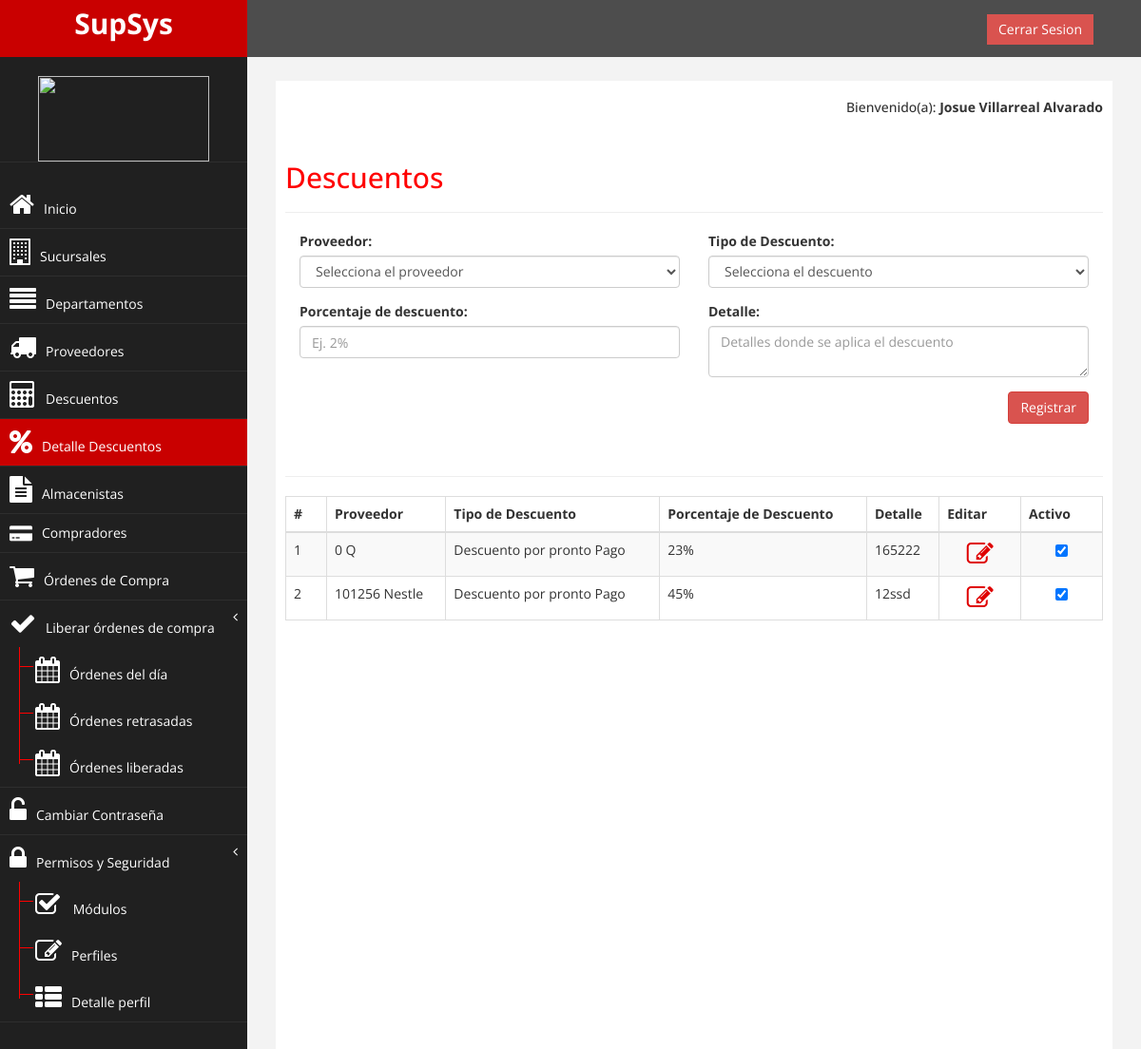
Page /detalle_descuentos/index.php (signed in) on the committed database.
### tables this page shows
CREATE TABLE `detalle_descuento` (
  `id` int(11) NOT NULL AUTO_INCREMENT,
  `id_proveedor` int(11) DEFAULT NULL,
  `id_descuento` int(11) DEFAULT NULL,
  `descuento` text,
  `detalle` text,
  `fecha` date DEFAULT NULL,
  `hora` time DEFAULT NULL,
  `activo` int(11) DEFAULT NULL,
  `usuario` int(11) DEFAULT NULL,
  PRIMARY KEY (`id`)
);

CREATE TABLE `descuentos` (
  `id` int(11) NOT NULL AUTO_INCREMENT,
  `descuentos` text,
  `detalle` text,
  `fecha` date DEFAULT NULL,
  `hora` time DEFAULT NULL,
  `activo` int(11) DEFAULT NULL,
  `usuario` int(11) DEFAULT NULL,
  PRIMARY KEY (`id`)
);

### detalle_descuentos/index.php (the view, shortened to what this page needs)
<?php
include("../global_seguridad/verificar_sesion.php");
$nombre=$_SESSION["s_IdPersona"];
?>
<!DOCTYPE html>
<html xmlns="http://www.w3.org/1999/xhtml">
<head>
	<link rel="stylesheet" type="text/css" href="../assets/css/dataTables.bootstrap.min.css">
	<link rel="stylesheet" href="../assets/css/bootstrap.css"  />
	<link rel="stylesheet" href="../assets/css/font-awesome.css"  />
	<link rel="stylesheet" href="../assets/css/custom.css"  />
	<link rel="stylesheet" href="../assets/css/responsiveslides.css">
	<link rel="stylesheet" href="../assets/css/demo.css">
	<link rel="stylesheet" href="../assets/css/dataTables.bootstrap.min.css">
	<link rel="stylesheet" href="../assets/plugins/select2/select2.css" />
	<link rel="stylesheet" href="https://maxcdn.bootstrapcdn.com/font-awesome/4.6.1/css/font-awesome.min.css" />
		<link rel="stylesheet" href="../assets/css/personal.css">
</head>
<body>
	<div id="wrapper">
		<nav class="navbar navbar-default navbar-cls-top " role="navigation" style="margin-bottom: 0">
			<div class="navbar-header">
                <a class="navbar-brand" href="index.php">SupSys</a>
            </div>
            <div style="color: white; padding: 15px 50px 5px 50px; float: right; font-size: 16px;">  &nbsp; <a href="../login/cerrarsesion.php" class="btn btn-danger square-btn-adjust">Cerrar Sesion</a></div>
		</nav>
		<nav class="navbar-default navbar-side" role="navigation">
		<?php include ("menu.php"); ?>
		</nav>
		<div id="page-wrapper" >
			<div id="page-inner">
				<div class="row">
					<div class="col-md-12">
						<h5 align="right">Bienvenido(a): <b><?php echo "$nombre" ;?></b></h5><br>
						<h2>Descuentos</h2>
						<hr>
						<form  method="POST" id="formulario" action="insertar_detalle_perfil.php ?>">
							<div class="form-group col-md-6">
								<label for="nombre">Proveedor: </label>
								 <select  class="form-control" id="id_proveedor" name="id_proveedor" id="modulo" >
                  					<option value="" disabled selected>Selecciona el proveedor</option>
                                  </select>
                            </div>
							<div class="form-group col-md-6">
								<label for="sucursal">Tipo de Descuento: </label>
								 <select  class="form-control" id="id_descuento" name="id_descuento" id="perfil" >
                  					<option value="" disabled selected>Selecciona el descuento</option>
                                  </select>
							</div>
							<div class="form-group col-md-6">
								<label for="descuento">Porcentaje de descuento: </label>
								<input type="textarea" class="form-control" placeholder="Ej. 2%" id="descuento" name="descuento" required>
							</div>
							<div class="form-group col-md-6">
								<label for="detalle">Detalle: </label>
								<textarea class="form-control" cols="12" id="detalle" name="detalle" placeholder="Detalles donde se aplica el descuento" required></textarea>
							</div>
							 <div  align="right" class="form-group col-md-12">
								<input type="submit" value="Registrar" class="btn btn-danger">
						     </div>
						     <div class="row">
					<div class="col-lg-12">
						<br><hr>
						<?php include'tabla_detalle_perfil.php' ?>
					</div>
				</div>
						</form>
</body>
</html>

### detalle_descuentos/tabla_detalle_perfil.php (shortened to what this page needs)
<?php
include '../configuracion/conexion.php';
					$qry = "SELECT detalle_descuento.id, CONCAT(proveedores.numero_proveedor, ' ',proveedores.proveedor) AS nombreP, descuentos.descuentos, detalle_descuento.descuento, detalle_descuento.detalle ,detalle_descuento.activo  FROM detalle_descuento
	        INNER JOIN proveedores ON detalle_descuento.id_proveedor = proveedores.id
					INNER JOIN descuentos On detalle_descuento.id_descuento = descuentos.id";
	$consulta = mysqli_query($conexion, $qry);
 ?>
	<div class="table-responsive">
		<table id="example" class="table table-striped table-bordered" cellspacing="0" width="100%">
	        <thead>
	            <tr>
	                <th width="5%">#</th>
	                <th>Proveedor</th>
	                <th>Tipo de Descuento</th>
	                 <th>Porcentaje de Descuento</th>
	                <th>Detalle</th>
	                <th width="10%">Editar</th>
	                <th width="10%">Activo</th>
	            </tr>
	        </thead>
	        <tbody>
	        <?php
	        	while($row = mysqli_fetch_array($consulta))
				{	?>
					<tr>
						<td>
							<?php echo $row[0]; ?>
						</td>
						<td>
							<?php echo $row[1]; ?>
						</td>
						<td>
							<?php echo $row[2]; ?>
						</td>
						<td>
							<?php echo $row[3]; ?>
						</td>
							<td>
							<?php echo $row[4]; ?>
						</td>
						<td align="center">
							<a href="editar_detalle_perfil.php?id=<?php echo $row[0] ?>">
							  <i class="fa fa-pencil-square-o fa-2x color-icono" aria-hidden="true">
							  </i>
							</a>
						</td>
						<td align="center">
						<?php
						if ($row[5]==1) {
							$valor = "checked";
						}
						?>
							<?php echo "<input type='checkbox' id='status' $valor onclick='OnChangeCheckbox (this)' data-id='$row[0]'/>"; ?>
						</td>
					</tr>
				<?php
				}
				 ?>
	        </tbody>
		</table>

### assets/css/custom.css (style rules this page uses)
body { font-family: 'Open Sans', sans-serif; }
#wrapper { width: 100%; background:#202020; }
#page-wrapper { padding: 15px 15px; min-height: 600px; background:#F3F3F3; }
#page-inner { width:100%; margin:10px 20px 10px 0px; background-color:#fff!important; padding:10px; min-height:1200px; }
h2 { color: #f00; }
.square-btn-adjust { border: 0px solid transparent; -webkit-border-radius: 0px; -moz-border-radius: 0px; border-radius: 0px; }
.navbar-cls-top .navbar-brand { color: #fff; background: #C90000; width: 260px; text-align: center; height: 60px; font-size: 30px; font-weight: 700; }
.navbar-side { border:none; background-color: #202020; }
.navbar-cls-top { background:#4D4D4D; border-bottom:none; }
.navbar-default { border:0px solid black; }
.navbar-header { background: #A70303; }
@media (min-width:768px) { #page-wrapper { margin: 0 0 0 260px; padding: 15px 30px; min-height: 1200px; } }
@media (min-width:768px) { .navbar-side { z-index: 1; position: absolute; width: 260px; } }
@media (min-width:768px) { .navbar { border-radius: 0px; } }

### assets/css/demo.css (style rules this page uses)
* { margin: 0; padding: 0; }
a { color: #fff; text-decoration: none; }

### assets/css/personal.css (style rules this page uses)
.color-icono { color:#DF0101; }

### rows in the picture
detalle_descuento: id "1", row "0 Q", id_descuento.descuentos "Descuento por pronto Pago", descuento "23%", detalle "165222"
detalle_descuento: id "2", row "101256 Nestle", id_descuento.descuentos "Descuento por pronto Pago", descuento "45%", detalle "12ssd"

### other values in the picture
$nombre "Josue Villarreal Alvarado"
